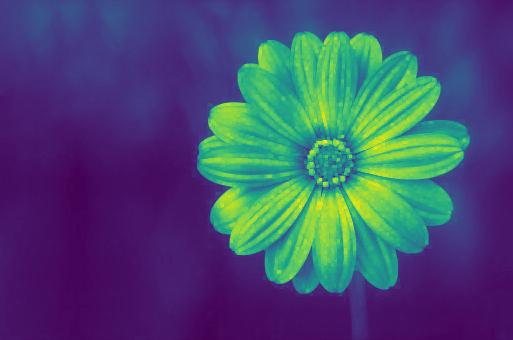
#> input picture img_Dilatação.jpg, 513 x 340 px
$ python -i watershed.py   (imports and definitions only)
#> lines starting #> are read from the running program, lines starting #| are printed output that depends on the picture; after the words box and inside, x2 and y2 are one past the last pixel; in counts of white or black regions, pixels touching at a corner belong together
import numpy as np # Math manipulation
import cv2 # Computer vision
import matplotlib.pyplot as plt # View
from PIL import Image, ImageOps

def watershed_with_markers(im):
    ret, thresh = cv2.threshold(im, 0, 255, cv2.THRESH_BINARY_INV+cv2.THRESH_OTSU)

    # Definindo Elemento estruturante
    kernel = np.ones((3, 3), np.uint8)
    first_operation = cv2.morphologyEx(thresh, cv2.MORPH_OPEN, kernel, iterations=2)

    sure_bg = cv2.dilate(first_operation, kernel, iterations=3)

    dist_transform = cv2.distanceTransform(first_operation, cv2.DIST_L2, 5)
    ret, sure_fg = cv2.threshold(
        dist_transform, 0.7 * dist_transform.max(), 255, 0)

    sure_fg = np.uint8(sure_fg)
    unknown = cv2.subtract(sure_bg, sure_fg)

    ret, markers = cv2.connectedComponents(sure_fg)
    markers = markers + 1
    markers[unknown == 255] = 0

    markers = cv2.watershed(im, markers)
    # im[markers == -1] = [255, 0, 0]

    return markers

>>> import cv2
>>> picture = cv2.imread('img_Dilatação.jpg', cv2.IMREAD_GRAYSCALE)
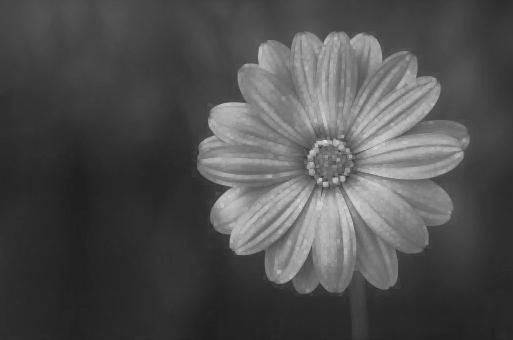
#> picture: shape (340, 513); min 31, max 229, mean 78.6
>>> result = watershed_with_markers(picture)
#> in watershed_with_markers, `ret, thresh = cv2.threshold(im, 0, 255, cv2.THRESH_BINARY_INV+cv2.THRE..`:
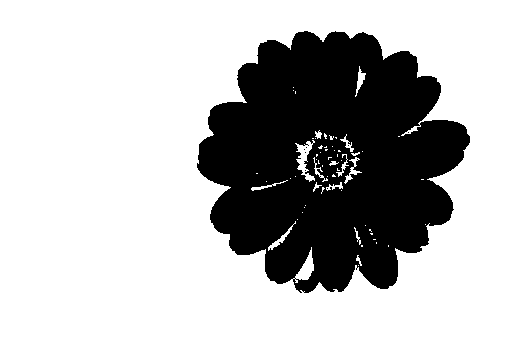
#> thresh: shape (340, 513); 72.1% white; 8 black regions (7 under 20 px), largest, box (x1, y1, x2, y2) and area: (197, 31, 470, 293) 48714
#> in watershed_with_markers, `ret, thresh = cv2.threshold(im, 0, 255, cv2.THRESH_BINARY_INV+cv2.THRE..`: ret = 97
#> in watershed_with_markers, `first_operation = cv2.morphologyEx(thresh, cv2.MORPH_OPEN, kernel, ite..`: first_operation: shape (340, 513); 71.3% white; 1 black region, box (x1, y1, x2, y2) and area: (197, 31, 470, 293) 50144
#> in watershed_with_markers, `sure_bg = cv2.dilate(first_operation, kernel, iterations=3)`:
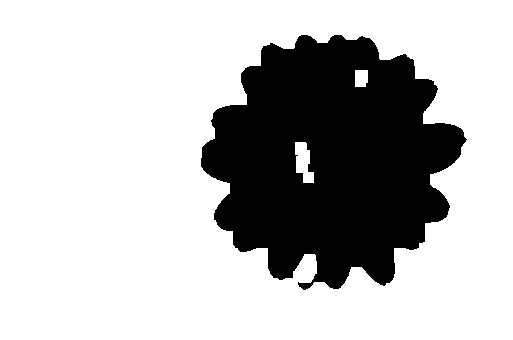
#> sure_bg: shape (340, 513); 73.9% white; 1 black region, box (x1, y1, x2, y2) and area: (201, 35, 467, 290) 45452
#> in watershed_with_markers, `dist_transform = cv2.distanceTransform(first_operation, cv2.DIST_L2, 5)`:
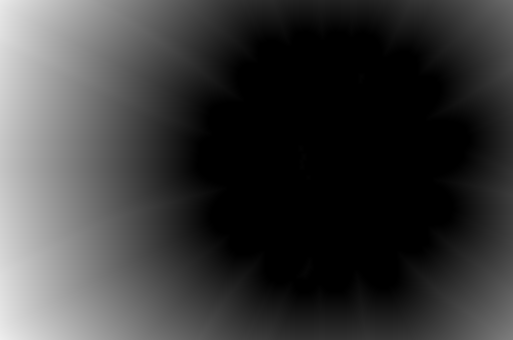
#> dist_transform: shape (340, 513) float32; min 0, max 238.1, mean 58
#> in watershed_with_markers, `ret, sure_fg = cv2.threshold( dist_transform, 0.7 * dist_transform.max..`:
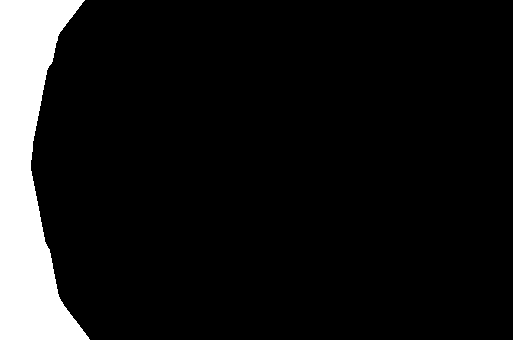
#> sure_fg: shape (340, 513) float32; 9.8% white; 1 white region, box (x1, y1, x2, y2) and area: (0, 0, 90, 340) 17122
#> in watershed_with_markers, `ret, sure_fg = cv2.threshold( dist_transform, 0.7 * dist_transform.max..`: ret = 166.7
#> in watershed_with_markers, `unknown = cv2.subtract(sure_bg, sure_fg)`:
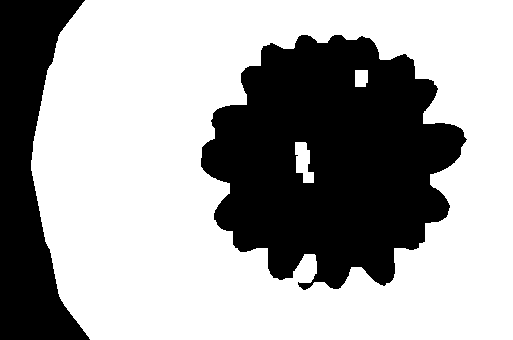
#> unknown: shape (340, 513); 64.1% white; 2 black regions, box (x1, y1, x2, y2) and area: (201, 35, 467, 290) 45452, (0, 0, 90, 340) 17122
#> in watershed_with_markers, `ret, markers = cv2.connectedComponents(sure_fg)`: ret = 2
#> in watershed_with_markers, `markers[unknown == 255] = 0`:
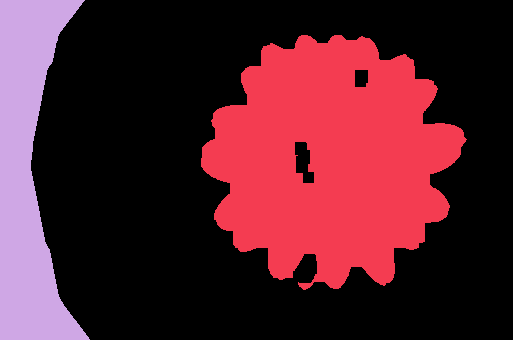
#> markers: shape (340, 513) int32; 3 distinct labels, from 0 to 2; one colour per label, 0 black
#> (the run stopped early here; a loop or call above may not have finished)
